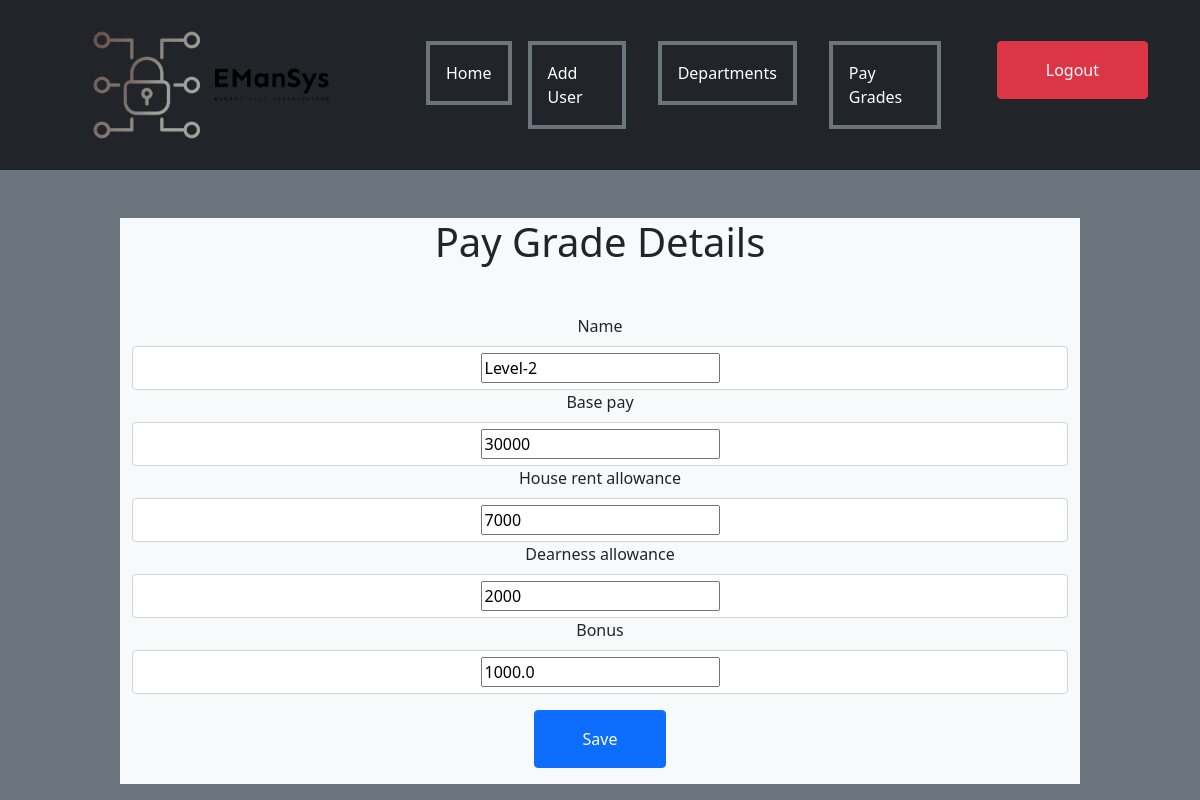
/superuser/paygrades/update/2/ (signed in), run on the app's committed database.
### Authentication/models.py (models this page shows, shortened)
class PayGrade(models.Model):
    objects = models.Manager()
    name = models.CharField(max_length=20, default=None)
    base_pay = models.IntegerField()
    house_rent_allowance = models.IntegerField()
    dearness_allowance = models.IntegerField()
    bonus = models.FloatField()

### AdminView/views.py (the view, shortened to what this page needs)
# urls.py: path('paygrades/update/<int:pk>/', views.pay_grade_update_form, name='pay_grade_update'),
@login_required(login_url='login')
@user_passes_test(check_if_admin)
def pay_grade_update_form(request, pk):
    pay_grade = PayGrade.objects.get(pk=pk)
    form = PayGradeForm(instance=pay_grade)
    return render(request, "admin_view/pay_form.html", {"form": form})

### AdminView/forms.py
class PayGradeForm(ModelForm):
    class Meta:
        model = PayGrade
        fields = '__all__'

### AdminView/templates/admin_view/pay_form.html (shortened to what this page needs)
{%extends 'admin_view/base.html'%}
{%block content%}
<div class="container bg-light mx-auto" style="width:60rem; text-align:center">
    <h2 class="h1 my-5">Pay Grade Details</h2>
    <form action="" method="post">
        {%for field in form%}
        <label class="form-label">{{field.label}}</label>
        <div class="form-control">{{field}}</div>
        {%endfor%}
        <input type="submit" class="btn btn-primary my-3 px-5 py-3" value="Save">
    </form>
</div>
{%endblock%}

### data on the page
PayGrade: form "Level-2" "30000" "7000" "2000" "1000.0"

### other printed values
{{ field.label }} "Name" "Base pay" "House rent allowance" "Dearness allowance" "Bonus"
